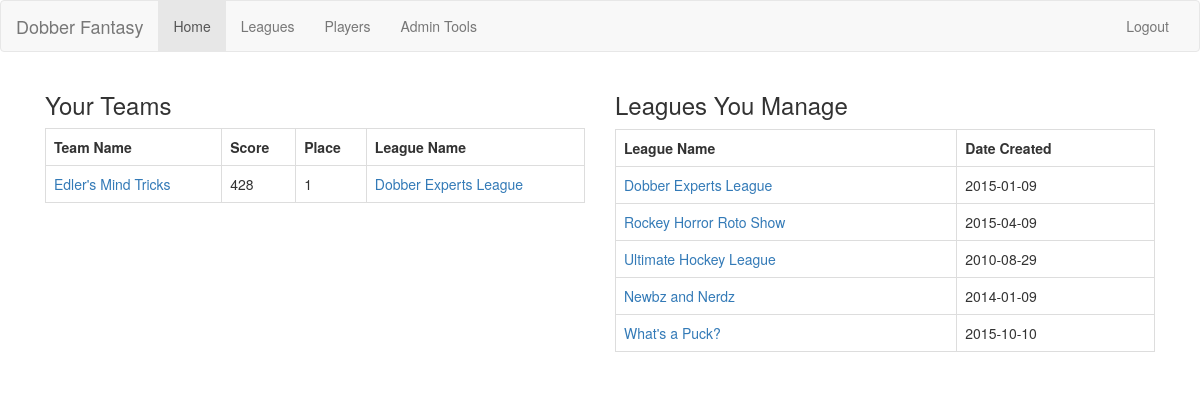
The page /web/main.php (signed in) on the database its author committed.
### tables this page shows
CREATE TABLE f_leagues(
 max_size int,
 name varchar(30),
 leagueID int NOT NULL AUTO_INCREMENT,
 date_created date,
 PRIMARY KEY (leagueID)
);

CREATE TABLE f_teams (
 teamID int AUTO_INCREMENT,
 name varchar(30),
 username varchar(30),
 season varchar(30),
 leagueID int,
 PRIMARY KEY (teamID),
 FOREIGN KEY (leagueID) REFERENCES f_leagues(leagueID) ON DELETE CASCADE,
 FOREIGN KEY (username) REFERENCES users(username) ON DELETE CASCADE
);

### library/userVerification.php (called while the page is built, shortened)
<?php
function getUsername() {
	if (empty($_SESSION["username"])) {
		return false;
	} else {
		return $_SESSION["username"];
	}
}
function userIsAdmin() {
	if (!empty($_SESSION["isAdmin"])) {
		return $_SESSION["isAdmin"];
	} else {
		$con = conn::getDB();
		$user = mysqli_query($con, "SELECT * FROM users where username=\"" . getUsername() . "\"");
		if ($user->num_rows < 1) {
			return FALSE;
		} else {
			if (mysqli_fetch_assoc($user)["is_admin"]) {
				return TRUE;
			} else {
				return FALSE;
			}
		}
	}
}

### library/user.php (called while the page is built, shortened)
<?php
require_once 'league.php';
class user {
	private $username;
	function __construct($username) {
		$this->username = $username;
	}
	function manages(){
		$con = conn::getDB();
		$query = "SELECT leagueID FROM manages"
				. " where username=\"" . $this->username . "\"";
		$leagues = mysqli_query($con, $query);
		$results = array();
		foreach ($leagues as $league) {
			array_push($results, new league($league["leagueID"]));
		}
		return $results;
	}
	function myLeagues() {
		$con = conn::getDB();
		$query = "SELECT l.leagueID FROM"
				. " f_leagues l INNER JOIN f_teams t ON l.leagueID=t.leagueID INNER JOIN users u ON"
				. " t.username=u.username and u.username=\"" . $this->username . "\"";
		$leagues = mysqli_query($con, $query);
		$results = array();
		foreach ($leagues as $league) {
			array_push($results, new league($league["leagueID"]));
		}
		return $results;
	}
}

### library/league.php (called while the page is built, shortened)
<?php
require_once 'team.php';
require_once 'user.php';
class league {
	private $leagueID;
	public $teams;
	function __construct($leagueID) {
		$this->leagueID = $leagueID;
		$con = conn::getDB();
		$query = "SELECT * FROM f_leagues WHERE leagueID=" . $leagueID;
		$league = mysqli_fetch_assoc(mysqli_query($con, $query));
		$this->name = $league["name"];
		$this->dateCreated = $league["date_created"];
		$this->teams = array();
	}
	function getTeams() {
		if (empty($this->teams)) {
			$con = conn::getDB();
			$query = "SELECT * FROM team_stats WHERE leagueID = " . $this->leagueID;
			$teams = mysqli_query($con, $query);
			foreach ($teams as $team) {
			array_push($this->teams, new team($team["teamID"],
				$team["name"], $team["username"], $team["totalGames"], $team["totalGoals"],
				$team["totalHits"]));
			}
		}
		return $this->teams;
	}
	function getLeagueId() {
		return $this->leagueID;
	}
}

### library/team.php (called while the page is built, shortened)
<?php
class team {
	public $id;
	public $games;
	public $goals;
	public $hits;
	function getID(){
		 return $this->id;
    	}
	function getScore() {
		return $this->goals * 2 + $this->games * 0.1 + $this->hits;
	}
	function __construct($id, $teamName, $ownerName, $games, $goals, $hits) {
		$this->teamName = $teamName;
		$this->games = $games;
		$this->goals = $goals;
		$this->hits = $hits;
		$this->id = $id;
	}
}

### web/main.php (the view, shortened to what this page needs)
<!DOCTYPE html>
<html>
	<?php
	require_once('../library/league.php');
	require_once('../library/userVerification.php');
	require_once('../library/user.php');
	?>
	<head>
		<link rel="stylesheet" type="text/css" href="bootstrap/css/bootstrap.min.css">
	</head>
	<body>
		<nav class="navbar navbar-default">
			<div class="container-fluid">
				<div class="navbar-header">
					<a class="navbar-brand">Dobber Fantasy</a>
				</div>
				<div id="navbar" class="navbar-collapse collapse">
					<ul class="nav navbar-nav">
						<li class="active"><a href="main.php">Home</a></li>
						<li><a href="viewLeagues.php">Leagues</a></li>
						<li><a href="viewPlayers.php">Players</a></li>
						<?php
						if (userIsAdmin()) {
							echo "<li><a href=\"admin.php\">Admin Tools</a></li>";
						}
						?>
					</ul>
					<ul class="nav navbar-nav navbar-right">
						<li><a href="logout.php">Logout</a></li>
					</ul>
				</div>
			</div>
		</nav>
		<div class="container">
			<?php
			$uname = getUsername();
			?>
			<div class="col-md-6">
				<?php
				echo "<h3>Your Teams</h3><table class=\"table table-bordered\">
				<tr>
				<th>Team Name</th>
				<th>Score</th>
				<th>Place</th>
				<th>League Name</th>
				</tr>";
				$user = new user($uname);
				foreach ($user->myLeagues() as $league) {
					foreach ($league->getTeams() as $place => $team) {
						if ($team->ownerName == $uname) {
							$userTeam = $team;
							$userRank = $place + 1;
							break;
						}
					}
					echo "<tr>"
					. "<td><a href=viewTeam.php?teamID=".$team->getID()."&leagueID=".$league->getLeagueID().">" . $userTeam->teamName . "</a></td>"
					. "<td>" . $userTeam->getScore() . "</td>"
					. "<td>" . $userRank . "</td>"
					. "<td><a href=\"viewleague.php?leagueID="
					. $league->getLeagueID() . "\">" . $league->name . "</a></td>"
					. "</tr>";
				}
				echo "</table>";
				?>
				</div>
				<div class="col-md-6">
				<?php
				$manages = $user->manages();
				if (!empty($manages)) {
					echo "<h3>Leagues You Manage</h3><table class=\"table table-bordered\">
						<tr>
							<th>League Name</th>
							<th>Date Created</th>
						</tr>";
					foreach ($manages as $m_league) {
						echo "<tr>"
						. "<td><a href=\"viewleague.php?leagueID="
						. $m_league->getLeagueID() . "\">" . $m_league->name . "</a></td>"
						. "<td>" . $m_league->dateCreated . "</td>"
						. "</tr>";
					}
				}
				?>
			</div>
			<div class="col-md-6">
			</div>
		</div>
	</body>
</html>

### rows shown on the page
f_leagues: f_teams.name "Edler's Mind Tricks", Score "428", userRank "1", name "Dobber Experts League", date_created "2015-01-09"
f_leagues: name "Rockey Horror Roto Show", date_created "2015-04-09"
f_leagues: name "Ultimate Hockey League", date_created "2010-08-29"
f_leagues: name "Newbz and Nerdz", date_created "2014-01-09"
f_leagues: name "What's a Puck?", date_created "2015-10-10"
